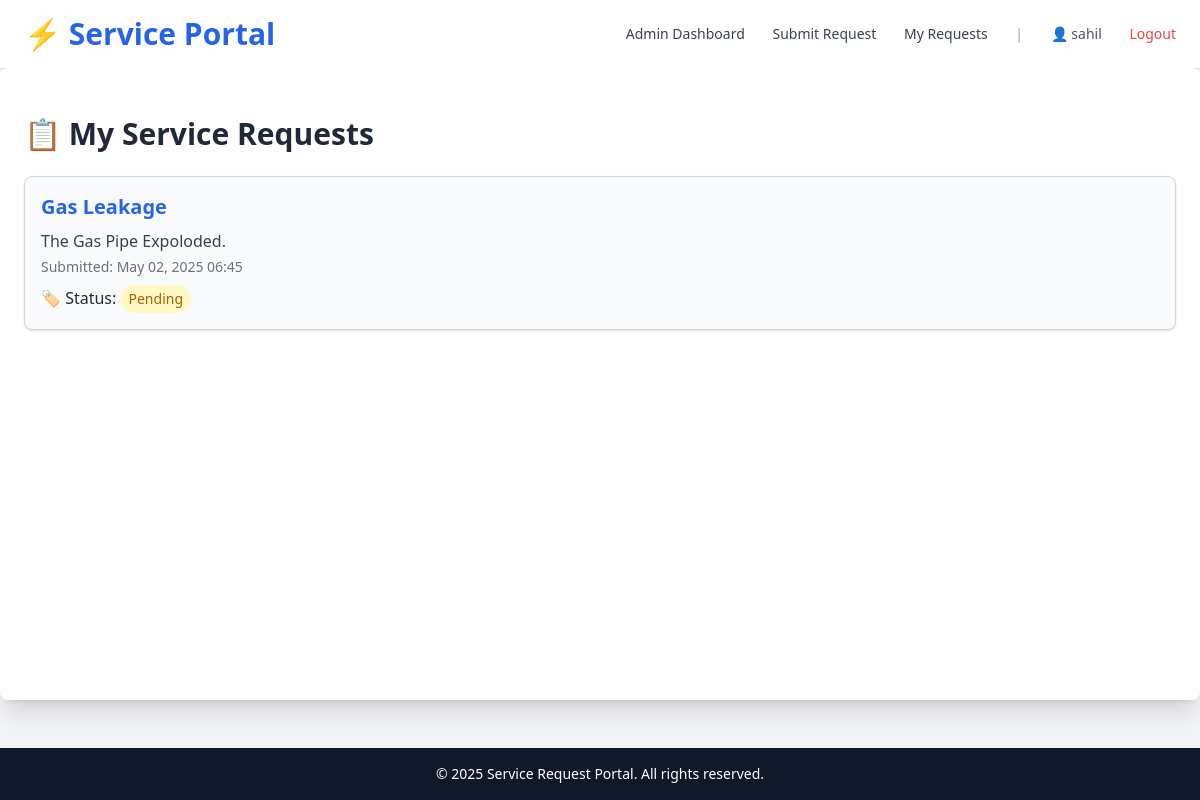
The page /request_list/ (signed in) on the database as committed earlier.
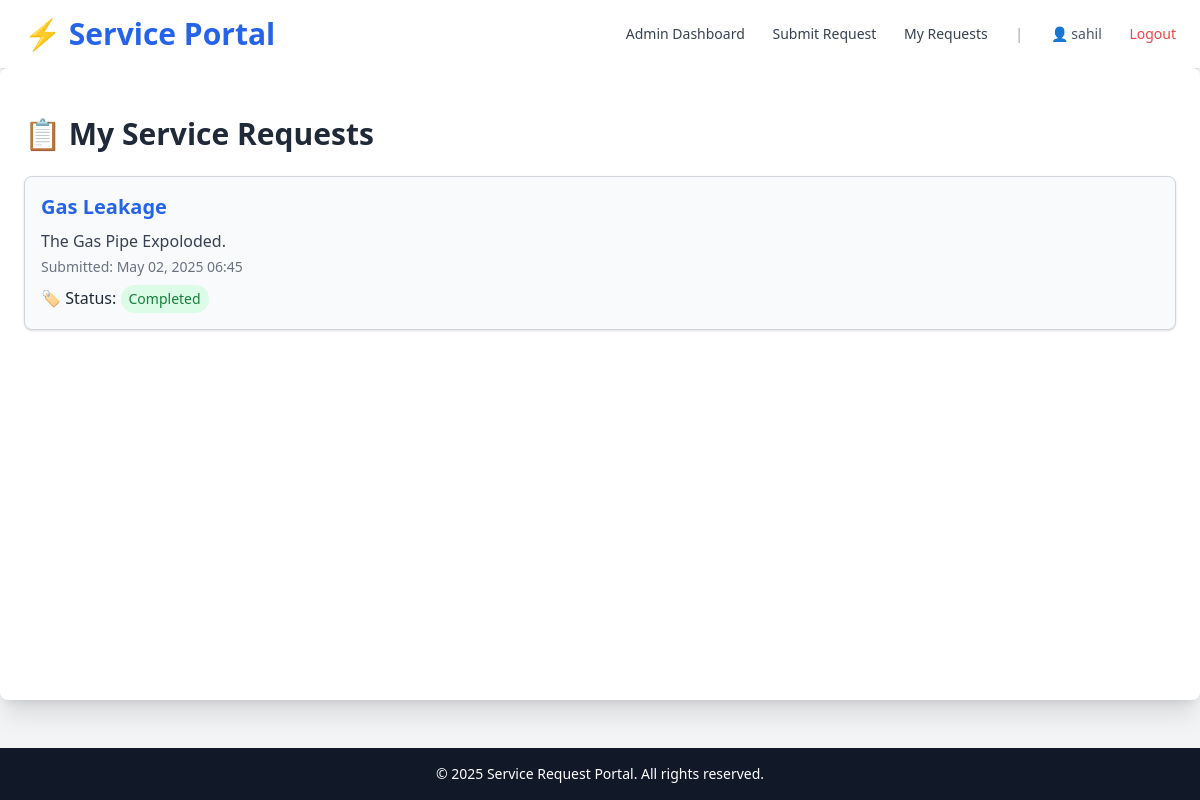
The same page on the database as committed later.
### request/models.py (models this page shows, shortened)
class ServiceRequest(models.Model):
    STATUS_PENDING='Pending'
    STATUS_IN_PROGRESS='In Progress'
    STATUS_COMPLETED='Completed'
    STATUS =[
        (STATUS_PENDING,'Pending'),
        (STATUS_IN_PROGRESS,'In Progress'),
        (STATUS_COMPLETED,'Completed')
    ]
    user=models.ForeignKey(User,on_delete=models.CASCADE)
    title=models.CharField(max_length=255)
    description=models.TextField()
    attachment=models.FileField(upload_to='attachments/', blank=True,null=True)
    submitted_at=models.DateTimeField(auto_now_add=True)
    status=models.CharField(max_length=30,choices=STATUS,default=STATUS_PENDING)

### request/views.py (the view)
# urls.py: path('request_list/', views.request_list, name='request_list'),
@login_required
def request_list(request):
    requests=ServiceRequest.objects.filter(user=request.user).order_by('submitted_at')
    return render(request,'request_list.html',{'requests':requests})

### templates/request_list.html (shortened to what this page needs)
{% extends "index.html" %}
{% block content %}
  <div>
    <h2 class="text-3xl font-semibold text-gray-800 mb-6">📋 My Service Requests</h2>
    {% if requests %}
      <div class="space-y-4">
        {% for request in requests %}
          <div class="border border-gray-300 rounded-lg p-4 bg-gray-50 shadow">
            <h3 class="text-xl font-bold text-blue-600">{{ request.title }}</h3>
            <p class="text-gray-700 mt-2">{{ request.description }}</p>
            <p class="text-sm text-gray-500 mt-1">Submitted: {{ request.submitted_at|date:"M d, Y H:i" }}</p>
            <p class="mt-2">
              🏷️ <span class="font-medium">Status:</span>
              <span class="text-sm inline-block px-2 py-1 rounded-full
                {% if request.status == 'Pending' %}bg-yellow-100 text-yellow-700
                {% elif request.status == 'In Progress' %}bg-blue-100 text-blue-700
                {% elif request.status == 'Completed' %}bg-green-100 text-green-700
                {% else %}bg-gray-200 text-gray-700{% endif %}">
                {{ request.status }}
              </span>
            </p>
          </div>
        {% endfor %}
      </div>
    {% else %}
      <p class="text-gray-600">You haven't submitted any requests yet.</p>
    {% endif %}
  </div>
{% endblock content %}

Rows that differ between the two databases and show on the page:
changed ServiceRequest "Gas Leakage": status "Pending" → "Completed"
